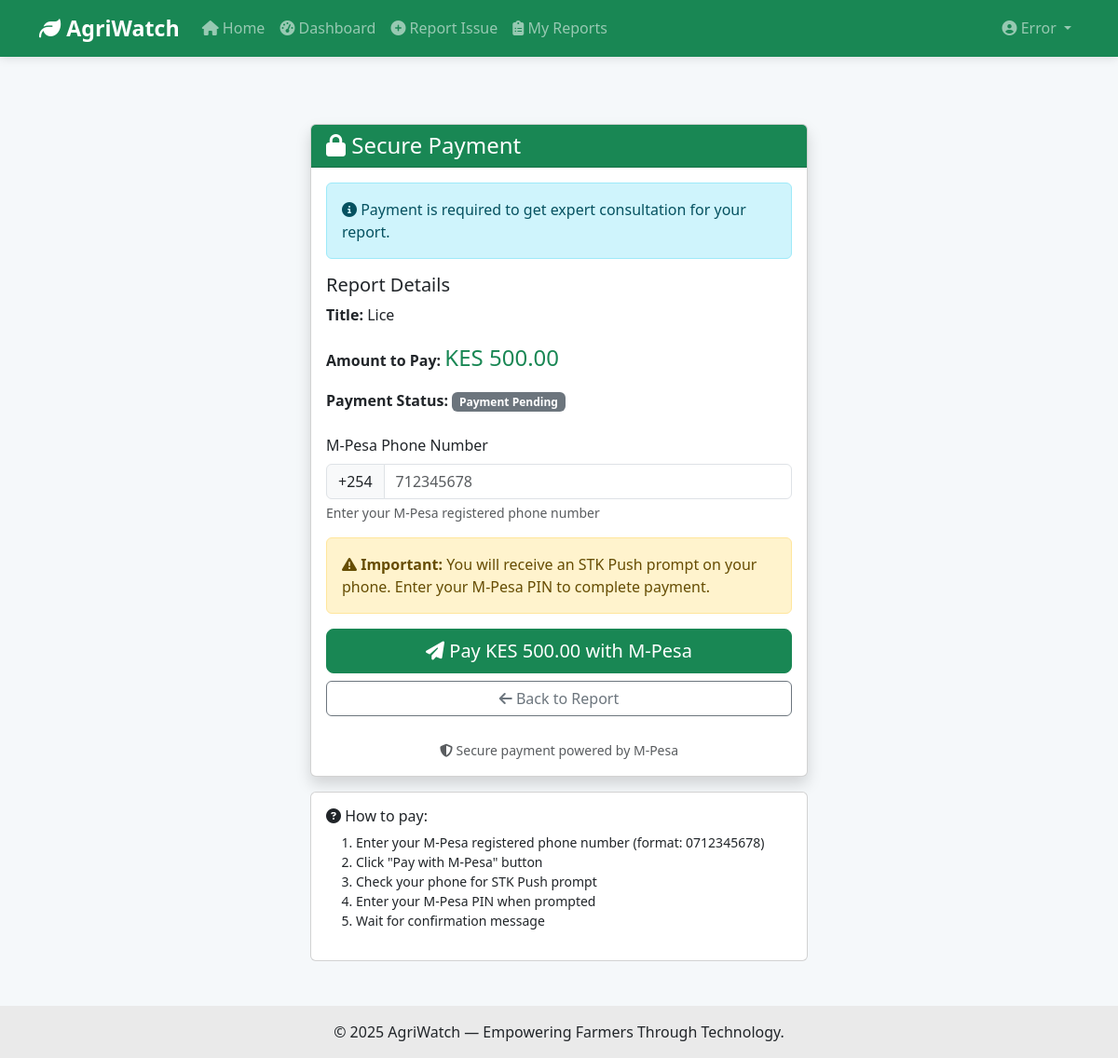
Page /payments/checkout/6/ (signed in) on the committed database.
### accounts/models.py (models this page shows, shortened)
class User(AbstractUser):
    USER_TYPE_CHOICES = (
        ('farmer', 'Farmer'),
        ('expert', 'Expert'),
    )
    user_type = models.CharField(max_length=10, choices=USER_TYPE_CHOICES)
    profile_image = CloudinaryField('image', blank=True, null=True)
    bio = models.TextField(max_length=500, null=True, blank=True)
    specialties = models.CharField(max_length=250, null=True, blank=True,
                                   help_text='Comma separated list of specialties')
    credentials = models.TextField(null=True, blank=True, help_text='Qualifications and credentials')
    available = models.BooleanField(default=True, help_text='Is the expert currently available?')
    avg_rating = models.DecimalField(max_digits=3, decimal_places=2, default=0.00)
    rating_count = models.IntegerField(default=0)
    @property
    def unread_notifications_count(self):
        try:
            return self.notifications.filter(unread=True).count()
        except Exception:
            return 0

### farmcare/models.py (models this page shows, shortened)
class Report(models.Model):
    ISSUE_TYPE_CHOICES = (
        ('pest', 'Pest'),
        ('disease', 'Disease'),
        ('weather', 'Weather Damage'),
        ('soil', 'Soil Issue'),
        ('water', 'Water/Irrigation'),
        ('other', 'Other'),
    )
    STATUS_CHOICES = (
        ('pending', 'Pending'),
        ('in_progress', 'In Progress'),
        ('resolved', 'Resolved'),
    )
    PAYMENT_STATUS_CHOICES = (
        ('unpaid', 'Unpaid'),
        ('pending', 'Payment Pending'),
        ('paid', 'Paid'),
        ('failed', 'Payment Failed'),
    )
    user = models.ForeignKey(User, on_delete=models.CASCADE, related_name='reports')
    title = models.CharField(max_length=200)
    description = models.TextField()
    issue_type = models.CharField(max_length=20, choices=ISSUE_TYPE_CHOICES, default='pest')
    status = models.CharField(max_length=20, choices=STATUS_CHOICES, default='pending')
    assigned_to = models.ForeignKey(User, on_delete=models.SET_NULL, null=True, blank=True, related_name='assigned_reports')
    payment_status = models.CharField(max_length=20, choices=PAYMENT_STATUS_CHOICES, default='unpaid')
    amount = models.DecimalField(max_digits=10, decimal_places=2, default=500.00)  # Default 500 KES
    photo = CloudinaryField('image', blank=True, null=True)
    created_at = models.DateTimeField(auto_now_add=True)
    updated_at = models.DateTimeField(auto_now=True)
    class Meta:
        ordering = ['-created_at']

### payments/views.py (the view, shortened to what this page needs)
# urls.py: path('checkout/<int:report_id>/', views.checkout_view, name='checkout'),
@login_required
def checkout_view(request, report_id):
    report = get_object_or_404(
        Report,
        pk=report_id,
        user=request.user
    )
    if report.payment_status == 'paid':
        messages.info(request, 'This report has already been paid for.')
        return redirect('farmcare:report_detail', pk=report.pk)
    return render(request, 'payments/checkout.html', {'report': report})

### templates/payments/checkout.html (shortened to what this page needs)
{% extends "base.html" %}
{% block content %}
<div class="container py-5">
    <div class="row justify-content-center">
        <div class="col-md-6">
            <div class="card shadow">
                <div class="card-header bg-success text-white">
                    <h4 class="mb-0"><i class="fas fa-lock"></i> Secure Payment</h4>
                </div>
                <div class="card-body">
                    <div class="alert alert-info">
                        <i class="fas fa-info-circle"></i> Payment is required to get expert consultation for your report.
                    </div>
                    <div class="mb-4">
                        <h5>Report Details</h5>
                        <p><strong>Title:</strong> {{ report.title }}</p>
                        <p><strong>Amount to Pay:</strong> <span class="fs-4 text-success">KES {{ report.amount }}</span></p>
                        <p><strong>Payment Status:</strong>
                            <span class="badge {% if report.payment_status == 'unpaid' %}bg-warning{% elif report.payment_status == 'paid' %}bg-success{% else %}bg-secondary{% endif %}">
                                {{ report.get_payment_status_display }}
                            </span>
                        </p>
                    </div>
                    <form method="POST">
                        <div class="mb-3">
                            <label for="phone_number" class="form-label">M-Pesa Phone Number</label>
                            <div class="input-group">
                                <span class="input-group-text">+254</span>
                                <input type="tel" class="form-control" id="phone_number" name="phone_number"
                                       placeholder="712345678" required pattern="[0-9]{9}"
                                       title="Enter 9-digit phone number (without leading 0)">
                            </div>
                            <div class="form-text">Enter your M-Pesa registered phone number</div>
                        </div>
                        <div class="alert alert-warning">
                            <i class="fas fa-exclamation-triangle"></i>
                            <strong>Important:</strong> You will receive an STK Push prompt on your phone. Enter your M-Pesa PIN to complete payment.
                        </div>
                        <div class="d-grid gap-2">
                            <button type="submit" class="btn btn-success btn-lg">
                                <i class="fas fa-paper-plane"></i> Pay KES {{ report.amount }} with M-Pesa
                            </button>
                            <a href="{% url 'farmcare:report_detail' report.pk %}" class="btn btn-outline-secondary">
                                <i class="fas fa-arrow-left"></i> Back to Report
                            </a>
                        </div>
                    </form>
                    <div class="mt-4 text-center">
                        <small class="text-muted">
                            <i class="fas fa-shield-alt"></i> Secure payment powered by M-Pesa
                        </small>
                    </div>
                </div>
            </div>
            <div class="card mt-3">
                <div class="card-body">
                    <h6><i class="fas fa-question-circle"></i> How to pay:</h6>
                    <ol class="small">
                        <li>Enter your M-Pesa registered phone number (format: 0712345678)</li>
                        <li>Click "Pay with M-Pesa" button</li>
                        <li>Check your phone for STK Push prompt</li>
                        <li>Enter your M-Pesa PIN when prompted</li>
                        <li>Wait for confirmation message</li>
                    </ol>
                </div>
            </div>
        </div>
    </div>
</div>
{% endblock %}

### templates/base.html (shortened to what this page needs)
<!DOCTYPE html>
<html lang="en">
<head>
    <link href="https://cdn.jsdelivr.net/npm/bootstrap@5.3.0/dist/css/bootstrap.min.css" rel="stylesheet">
    <link rel="stylesheet" href="https://cdnjs.cloudflare.com/ajax/libs/font-awesome/6.4.0/css/all.min.css">
</head>
<body>
    <nav class="navbar navbar-expand-lg navbar-dark bg-success sticky-top">
        <div class="container">
            <a class="navbar-brand" href="{% url 'home' %}">
                <i class="fas fa-leaf"></i> AgriWatch
            </a>
            <div class="collapse navbar-collapse" id="navbarNav">
                <ul class="navbar-nav me-auto">
                    {% if user.is_authenticated %}
                        <li class="nav-item">
                            <a class="nav-link" href="{% url 'home' %}">
                                <i class="fas fa-home"></i> Home
                            </a>
                        </li>
                        <li class="nav-item">
                            <a class="nav-link" href="{% if user.user_type == 'expert' %}{% url 'farmcare:expert_dashboard' %}{% else %}{% url 'farmcare:dashboard' %}{% endif %}">
                                <i class="fas fa-tachometer-alt"></i> Dashboard
                            </a>
                        </li>
                        {% if user.user_type != 'expert' %}
                        <li class="nav-item">
                            <a class="nav-link" href="{% url 'farmcare:report_create' %}">
                                <i class="fas fa-plus-circle"></i> Report Issue
                            </a>
                        </li>
                        {% endif %}
                        <li class="nav-item">
                            <a class="nav-link" href="{% url 'farmcare:reports' %}">
                                <i class="fas fa-clipboard-list"></i> My Reports
                            </a>
                        </li>
                    {% endif %}
                </ul>
                <ul class="navbar-nav">
                    {% if user.is_authenticated %}
                        <li class="nav-item dropdown">
                            <a class="nav-link dropdown-toggle" href="#" id="navbarDropdown" role="button"
                               data-bs-toggle="dropdown" aria-expanded="false">
                                <i class="fas fa-user-circle"></i> {{ user.username }}
                            </a>
                        </li>
                    {% endif %}
                </ul>
            </div>
        </div>
    </nav>
    <div class="content">
        <div class="container mt-4">
            {% block content %}{% endblock %}
        </div>
    </div>
    <footer class="py-3 text-center">
        <p class="mb-0">&copy; 2025 AgriWatch — Empowering Farmers Through Technology.</p>
    </footer>
</body>
</html>

### templates/base.html (style rules this page uses)
body { margin: 0; padding: 0; min-height: 100vh; display: flex; flex-direction: column; background-color: #f5f8fa; }
.content { flex: 1; }
.navbar-brand { font-weight: bold; font-size: 1.45rem; }
footer { background: #eaeaea; }
.navbar { transition: all 0.3s ease-in-out; box-shadow: 0 2px 10px rgba(0, 0, 0, 0.1); }

### rows in the picture
User: username "Error"
Report: title "Lice", amount "500.00", payment_status "Payment Pending"
